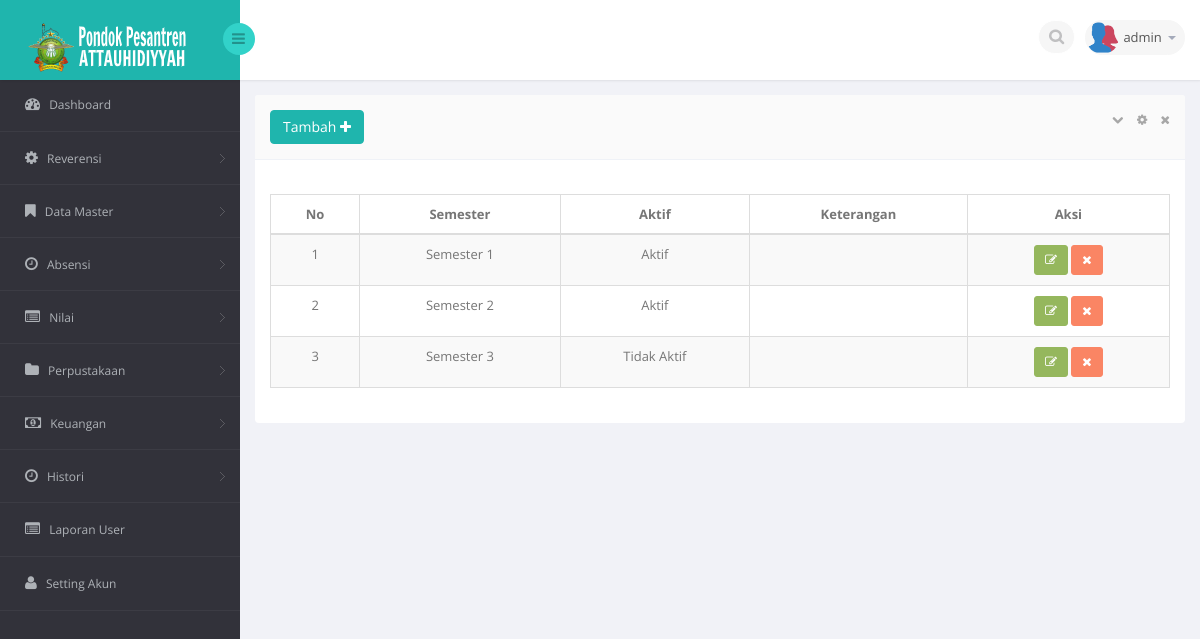
The app's page /med.php?mod=semester (signed in) with its own data.
### tables this page shows
CREATE TABLE IF NOT EXISTS `user` (
`id` int(11) NOT NULL,
  `id_user` varchar(50) NOT NULL,
  `id_sekolah` int(11) NOT NULL,
  `nama` varchar(45) NOT NULL,
  `username` varchar(20) NOT NULL,
  `password` varchar(50) NOT NULL,
  `level` varchar(20) NOT NULL,
  `last_login` datetime NOT NULL,
  `akses_master` text NOT NULL
);

CREATE TABLE IF NOT EXISTS `semester` (
`id` int(10) unsigned NOT NULL,
  `semester` varchar(50) NOT NULL,
  `aktif` varchar(20) NOT NULL,
  `keterangan` varchar(255) DEFAULT NULL
);

### session.php (called while the page is built, shortened)
<?php
	include"lib/conn.php";
	$level_check = $_SESSION['level'];
	$user_check = $_SESSION['login_user'];
	if ($level_check=='siswa') {
			$ses_sql=mysqli_query($conn,"select panggilan from siswa where nis = '$user_check'");
		$row = mysqli_fetch_assoc($ses_sql);
		$login_session = $row['panggilan'];
		if(!isset($login_session)){
			mysqli_close($conn);
			header('location: login.php');
		}
	}else{
		$ses_sql=mysqli_query($conn,"select *from user where username = '$user_check'");
		$row = mysqli_fetch_assoc($ses_sql);
		$login_session = $row['username'];
	}
?>

### mod/data_pelengkap/semester.php (the view, shortened to what this page needs)
<?php
	if(isset($_SESSION['semester']) AND $_SESSION['semester'] <> 'TRUE')
	{
		?>
		  <div class="alert alert-danger alert-dismissible" id="succsess-alert">
	        <button type="button" class="close" data-dismiss="alert" aria-hidden="true">&times;</button>
	        <h4><i class="icon fa fa-ban"></i> Alert!</h4>
	        Dilarang mengakses file ini.
	      </div>
		<?php
	}
	else{
	$linkaksi = 'med.php?mod=semester';
	if(isset($_GET['act']))
	{
		$act = $_GET['act'];
		$linkaksi .= '&act='.$act;
	}
	else
	{
		$act = '';
	}
	$aksi = 'mod/data_pelengkap/act_semester.php';
	?>
	<?php
	switch ($act) {
			?>
			<?php
		default :
			?>
		        <div class="row">
		            <div class="clearfix">
		            <div class="col-sm-12">
		                <section class="panel">
		                    <header class="panel-heading">
		                        <?php if($_SESSION['level']=='admin'){?>
		                        	<a href="med.php?mod=semester&act=form">
									<button class="btn btn-primary">
										Tambah <i class="fa fa-plus"></i>
									</button>
									</a>
								<?php }?>
		                        <span class="tools pull-right">
		                            <a href="javascript:;" class="fa fa-chevron-down"></a>
		                            <a href="javascript:;" class="fa fa-cog"></a>
		                            <a href="javascript:;" class="fa fa-times"></a>
		                         </span>
		                    </header>
		                    <div class="panel-body">
		                        <div class="adv-table editable-table table-responsive">
		                            <div class="clearfix">
		                            </div>
		                            <table class="table table-striped table-hover table-bordered" id="example">
		                                <thead>
		                                <tr>
											<th class="text-center">No</th>
		                                    <th class="text-center">Semester</th>
											<th class="text-center">Aktif</th>
											<th class="text-center">Keterangan</th>
											<?php if($_SESSION['level']=='admin' ){?>
		                                    <th class="text-center">Aksi</th>
											<?php }?>
										</tr>
		                                </thead>
		                                <tbody>
		                                <?php
											$query = "SELECT * FROM semester order by id asc";
											$sql_kul = mysqli_query($conn,$query);
											$i=1;
											while ($m = mysqli_fetch_assoc($sql_kul)) {
										?>
		                                <tr class="">
		                                    <td align="center"><?php echo $i ?></td>
		                                    <td align="center"><?php echo $m['semester']?></td>
		                                    <td align="center"><?php echo $m['aktif']?></td>
		                                    <td align="center"><?php echo $m['keterangan']?></td>
											<td align="center">
		                                    <?php if($_SESSION['level']=='admin' ){?>
		                                        <a href="med.php?mod=semester&act=form&id=<?php echo $m['id'] ?>" ><button class="btn btn-success btn-sm"><i class="fa fa-edit"></i></button> </a>
												<a href="<?php echo $aksi ?>?mod=semester&act=hapus&id=<?php echo $m['id'] ?>" onclick="return myFunction();"><button class="btn btn-danger btn-sm"><i class="fa fa-times"></i></button> </a>
											</td>
											 <?php }?>
		                                </tr>
		                                <?php
		 									 $i++;
		 								 }
		 								?>
		                                </tbody>
		                            </table>
		                        </div>
		                    </div>
		                </section>
		            </div>
		        </div>
			<?php
		break;
	}
	}
?>

### med.php (shortened to what this page needs)
<?php
    include"session.php";
?>
<!DOCTYPE html>
<html lang="en">
<head>
    <link href="bs3/css/bootstrap.min.css" rel="stylesheet">
    <link href="css/bootstrap-reset.css" rel="stylesheet">
    <link href="font-awesome/css/font-awesome.css" rel="stylesheet" />
    <link rel="stylesheet" href="css/bootstrap-switch.css" />
    <link rel="stylesheet" type="text/css" href="js/bootstrap-fileupload/bootstrap-fileupload.css" />
    <link rel="stylesheet" type="text/css" href="js/bootstrap-wysihtml5/bootstrap-wysihtml5.css" />
    <link rel="stylesheet" type="text/css" href="js/bootstrap-datepicker/css/datepicker.css" />
    <link rel="stylesheet" type="text/css" href="js/bootstrap-colorpicker/css/colorpicker.css" />
    <link rel="stylesheet" type="text/css" href="js/bootstrap-daterangepicker/daterangepicker-bs3.css" />
    <link rel="stylesheet" type="text/css" href="js/bootstrap-datetimepicker/css/datetimepicker.css" />
    <link rel="stylesheet" type="text/css" href="js/jquery-multi-select/css/multi-select.css" />
    <link rel="stylesheet" type="text/css" href="js/jquery-tags-input/jquery.tagsinput.css" />
    <link rel="stylesheet" type="text/css" href="js/select2/select2.css" />
    <link href="js/jvector-map/jquery-jvectormap-1.2.2.css" rel="stylesheet">
    <link href="css/clndr.css" rel="stylesheet">
    <link href="js/css3clock/css/style.css" rel="stylesheet">
    <link rel="stylesheet" href="js/morris-chart/morris.css">
    <link href="js/advanced-datatable/css/demo_page.css" rel="stylesheet" />
    <link href="js/advanced-datatable/css/demo_table.css" rel="stylesheet" />
    <link rel="stylesheet" href="css/datatables/fixedHeader.bootstrap.min.css">
    <link rel="stylesheet" href="css/datatables/responsive.bootstrap.min.css">
    <link rel="stylesheet" href="css/datatables/buttons.dataTables.min.css">
    <link rel="stylesheet" href="css/jquery.steps.css?1">
    <link href="css/style.css" rel="stylesheet">
    <link href="css/style-responsive.css" rel="stylesheet" />
</head>
<body>
<section id="container" >
<header class="header fixed-top clearfix">
<div class="brand">
    <a href="med.php?mod=home" class="logo">
        <img class="img-responsive" src="images/logo.png" alt="">
    </a>
    <div class="sidebar-toggle-box">
        <div class="fa fa-bars"></div>
    </div>
</div>
<div class="top-nav clearfix">
    <ul class="nav pull-right top-menu">
        <li>
            <input type="text" class="form-control search" placeholder=" Search">
        </li>
        <li class="dropdown">
            <a data-toggle="dropdown" class="dropdown-toggle" href="#">
                <img alt="" src="images/users.png">
                <span class="username"><?php echo $login_session ?></span>
                <b class="caret"></b>
            </a>
        </li>
    </ul>
</div>
</header>
<aside class="position-fixed">
    <div id="sidebar" class="nav-collapse">
                    <div class="leftside-navigation">
            <ul class="sidebar-menu" id="nav-accordion">
                <li>
                    <a href="index.php">
                        <i class="fa fa-dashboard"></i>
                        <span>Dashboard</span>
                    </a>
                </li>
                <?php
                if ($_SESSION['level']=='perpustakaan') {
                ?>
                <li class="sub-menu">
                    <a href="javascript:;">
                        <i class="fa fa-folder"></i>
                        <span>Perpustakaan</span>
                    </a>
                    <ul class="sub">
                        <li><a href="med.php?mod=kategori_buku">Kategori Buku</a></li>
                        <li><a href="med.php?mod=sumber_buku">Sumber Buku</a></li>
                        <li><a href="med.php?mod=rak_buku">Rak Buku</a></li>
                        <li><a href="med.php?mod=buku">Buku</a></li>
                        <li><a href="med.php?mod=peminjaman">Data Peminjaman</a></li>
                        <li><a href="med.php?mod=pengembalian">Data Pengembalian</a></li>
                        <li><a href="med.php?mod=kas">Kas</a></li>
                    </ul>
                </li>
                <?php
                }elseif($_SESSION['level']=='admin' OR $_SESSION['level']=='superadmin'){
                ?>
                <li class="sub-menu">
                    <a href="javascript:;">
                        <i class="fa fa-cog"></i>
                        <span>Reverensi</span>
                    </a>
                </li>
                <li class="sub-menu">
                    <a href="javascript:;">
                        <i class="fa fa-bookmark"></i>
                        <span>Data Master</span>
                    </a>
                </li>
                <li class="sub-menu">
                    <a href="javascript:;">
                        <i class="fa fa-clock-o"></i>
                        <span>Absensi</span>
                    </a>
                </li>
                <li class="sub-menu">
                    <a href="javascript:;">
                        <i class="fa fa-list-alt"></i>
                        <span>Nilai</span>
                    </a>
                </li>
                <li class="sub-menu">
                    <a href="javascript:;">
                        <i class="fa fa-folder"></i>
                        <span>Perpustakaan</span>
                    </a>
                </li>
                <li class="sub-menu">
                    <a href="javascript:;">
                        <i class="fa fa-money"></i>
                        <span>Keuangan</span>
                    </a>
                </li>
                <li class="sub-menu">
                    <a href="javascript:;">
                        <i class="fa fa-clock-o"></i>
                        <span>Histori</span>
                    </a>
                </li>
                <li>
                    <a href="med.php?mod=laporan_user">
                        <i class="fa fa-list-alt"></i>
                        <span>Laporan User</span>
                    </a>
                </li>
                <li>
                    <a href="med.php?mod=userakun&act=admin">
                    <i class="fa fa-user"></i>
                        <span>Setting Akun</span>
                    </a>
                </li>
                <?php
                }
                ?>
            </ul>
        </div>
    </div>
</aside>
<section id="main-content">
    <section class="wrapper">
         <?php include"content.php"; ?>
    </section>
</section>
</section>
</body>
</html>

### records on screen
user: username "admin"
semester: semester "Semester 1", aktif "Aktif"
semester: semester "Semester 2", aktif "Aktif"
semester: semester "Semester 3", aktif "Tidak Aktif"
